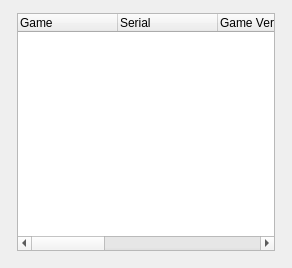
<?xml version="1.0" encoding="UTF-8"?>
<ui version="4.0">
 <class>ConfigurationListWidget</class>
 <widget class="QWidget" name="ConfigurationListWidget">
  <property name="geometry">
   <rect>
    <x>0</x>
    <y>0</y>
    <width>292</width>
    <height>268</height>
   </rect>
  </property>
  <property name="windowTitle">
   <string>Configurations</string>
  </property>
  <property name="styleSheet">
   <string notr="true"/>
  </property>
  <layout class="QGridLayout" name="gridLayout">
   <item row="0" column="0">
    <layout class="QHBoxLayout" name="horizontalLayout_2">
     <property name="leftMargin">
      <number>6</number>
     </property>
     <property name="topMargin">
      <number>0</number>
     </property>
     <property name="rightMargin">
      <number>6</number>
     </property>
     <property name="bottomMargin">
      <number>6</number>
     </property>
     <item>
      <layout class="QVBoxLayout" name="verticalLayout">
       <property name="spacing">
        <number>4</number>
       </property>
       <property name="topMargin">
        <number>2</number>
       </property>
       <item>
        <widget class="QStackedWidget" name="game_views">
         <widget class="GameListTreeWidget" name="cfgs_list">
          <property name="rootIsDecorated">
           <bool>false</bool>
          </property>
          <column>
           <property name="text">
            <string>Game</string>
           </property>
          </column>
          <column>
           <property name="text">
            <string>Serial</string>
           </property>
          </column>
          <column>
           <property name="text">
            <string>Game Version</string>
           </property>
          </column>
          <column>
           <property name="text">
            <string>Firmware Version</string>
           </property>
          </column>
          <column>
           <property name="text">
            <string>Size</string>
           </property>
          </column>
          <column>
           <property name="text">
            <string>Path</string>
           </property>
          </column>
          <column>
           <property name="text">
            <string>Status</string>
           </property>
          </column>
          <column>
           <property name="text">
            <string>Comments</string>
           </property>
          </column>
         </widget>
         <widget class="QListView" name="cfgs_grid"/>
        </widget>
       </item>
      </layout>
     </item>
    </layout>
   </item>
  </layout>
  <action name="refresh_action">
   <property name="text">
    <string>Refresh game list</string>
   </property>
   <property name="toolTip">
    <string>Rescan game folders for new games</string>
   </property>
  </action>
 </widget>
 <customwidgets>
  <customwidget>
   <class>GameListTreeWidget</class>
   <extends>QTreeWidget</extends>
   <header>gameListTreeWidget.h</header>
  </customwidget>
 </customwidgets>
 <resources/>
 <connections/>
</ui>
